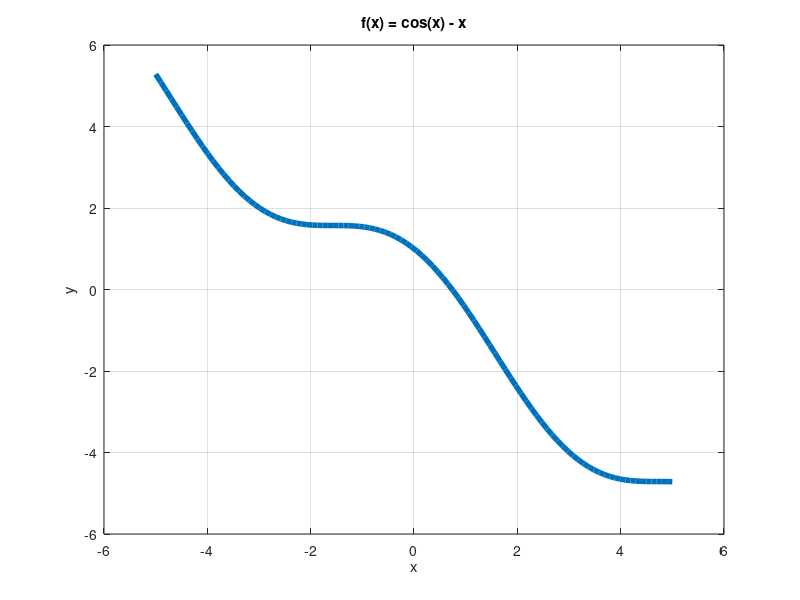

MATLAB code to generate this figure: (Note: this script raises an error after producing the figure.)
% Modeling and Simulation of Aerospace Systems (2021/2022)
% Assignment # 1
% Author: David Reina

%% Ex 1
clearvars; close all; clc;

f = @(x) cos(x) - x;            % Given function
a = 0; b = pi;                  % a, b parameters guessed
check = f(a)*f(b); disp(check); % Check if f(a)*f(b)<0

figure()                        % Function plot
xx = linspace(-5,5,1e2);
plot(xx,f(xx),"LineWidth",4);
title("f(x) = cos(x) - x");
xlabel("x"); ylabel("y");  
grid on

N = 1e5;            % Number of repetitions to obtain an average time value
t = zeros(N,3);     % Average computational time vector             
tol = 1e-8;         % Tolerance set (8-digit accuracy)

% Bisection Method
for i = 1:N
    tic
    [x_BM,f_eval_BM,iter_BM] = BisecMethod(f,a,b,tol);
    t(i,1) = toc;
end
t_BM = mean(t(:,1));

% Secant Method
for i = 1:N
    tic
    [x_SM,f_eval_SM,iter_SM] = SecantMethod(f,a,b,tol);
    t(i,2) = toc;
end
t_SM = mean(t(:,2));

% Regula Falsi Method
for i = 1:N
    tic
    [x_RFM,f_eval_RFM,iter_RFM] = RegFalMethod(f,a,b,tol);
    t(i,3) = toc;
end
t_RFM = mean(t(:,3));

RESULTS = {'Method:', 'Computational time:', 'Function evaluations:','Iterations:','Results:'; ...
           'Bisection Method',t_BM,f_eval_BM,iter_BM,x_BM(end); ...
           'Secant Method',t_SM,f_eval_SM,iter_SM,x_SM(end); ...
           'Regula Falsi Method',t_RFM,f_eval_RFM,iter_RFM,x_RFM(end)};
disp(RESULTS);

%% Ex 2
clearvars; close all; clc;
f = @(xx) [xx(1)^2 - xx(1) - xx(2); (xx(1)^2)/16 + xx(2)^2 - 1];

invJ_an = @(xx) inv([2*xx(1) - 1, -1; 1/8 * xx(1), 2*xx(2)]);
%epsilon = 1;

epsilon = @(xx) max(sqrt(eps), sqrt(eps)*abs(xx));

invJ_fd = @(xx) inv([(f(xx+[epsilon(xx(1)); 0])-f(xx))/epsilon(xx(1)), (f(xx+[0; epsilon(xx(2))])-f(xx))/epsilon(xx(2))]);
invJ_cd = @(xx) inv([(f(xx+[epsilon(xx(1)); 0])-f(xx-[epsilon(xx(1)); 0]))/2/epsilon(xx(1)), (f(xx+[0; epsilon(xx(2))])-f(xx-[0; epsilon(xx(2))]))/2/epsilon(xx(2))]);

N = 5;
err_an = zeros(2,N,2); err_fd = err_an; err_cd = err_an;
X0 = [[-5;5],[5;5]];

for j = 1:2
    x0 = X0(:,j);
    for i = 1:1e4
        % Analytical
        tic
        [~,F_an] = Newton(f,invJ_an,x0,N);
        t(i,1) = toc;

        % Central differences
        tic
        [~,F_cd] = Newton(f,invJ_cd,x0,N);
        t(i,2) = toc;
    
        % Forward differences
        tic
        [~,F_fd] = Newton(f,invJ_fd,x0,N);
        t(i,3) = toc;
    end

    t_an = mean(t(:,1));
    t_cd = mean(t(:,2));
    t_fd = mean(t(:,3));
    err_an(:,:,j) = abs(F_an); err_fd(:,:,j) = abs(F_fd); err_cd(:,:,j) = abs(F_cd);
    RESULTS = {'Method:','Error1:','Error2:','Computational time:'; ...
        'Analytical',         err_an(1,end,j),err_an(2,end,j),t_an; ...
        'Forward Differences',err_fd(1,end,j),err_fd(2,end,j),t_fd; ...
        'Central Differences',err_cd(1,end,j),err_cd(2,end,j),t_cd};
    disp(RESULTS);
end

figure()
subplot(2,2,1)
semilogy(1:N,err_an(1,:,1),'-o', 1:N,err_fd(1,:,1),'-o', 1:N,err_cd(1,:,1),'-o')
title('x_{1,A}'); xlabel('n_{iter}'); ylabel('error');
grid on
legend('Analytical solution','Forward differences','Central differences',Location='southwest')
subplot(2,2,2)
semilogy(1:N,err_an(2,:,1),'-o', 1:N,err_fd(2,:,1),'-o', 1:N,err_cd(2,:,1),'-o')
title('x_{2,A}'); xlabel('n_{iter}'); ylabel('error'); 
grid on
legend('Analytical solution','Forward differences','Central differences',Location='southwest')
subplot(2,2,3)
semilogy(1:N,err_an(1,:,2),'-o', 1:N,err_fd(1,:,2),'-o', 1:N,err_cd(1,:,2),'-o')
title('x_{1,B}'); xlabel('n_{iter}'); ylabel('error');
grid on
legend('Analytical solution','Forward differences','Central differences',Location='southwest')
subplot(2,2,4)
semilogy(1:N,err_an(2,:,2),'-o', 1:N,err_fd(2,:,2),'-o', 1:N,err_cd(2,:,2),'-o')
title('x_{2,B}'); xlabel('n_{iter}'); ylabel('error');
grid on
legend('Analytical solution','Forward differences','Central differences',Location='southwest')

[~,kA_1] = min([err_an(1,end,1),err_fd(1,end,1),err_cd(1,end,1)]);
[~,kA_2] = min([err_an(2,end,1),err_fd(2,end,1),err_cd(2,end,1)]);
[~,kB_1] = min([err_an(1,end,2),err_fd(1,end,2),err_cd(1,end,2)]);
[~,kB_2] = min([err_an(2,end,2),err_fd(2,end,2),err_cd(2,end,2)]);

%% Ex 3
clearvars; close all; clc;
odefun = @(t,x) x - t^2 + 1; 
x_an = @(tt) tt.^2 + 2*tt + 1 - 0.5*exp(tt);
x0 = 0.5;
H = [0.5, 0.2, 0.05, 0.01];

tspan = {0,0,0,0}; x_RK2 = tspan; x_RK4 = tspan;
t_cpu = zeros(2,4); error = t_cpu;
N = 1e5;            % Number of repetitions to obtain an average time value
for i = 1:4
    tspan{i} = 0:H(i):2;
    for j = 1:N
        tic
        [~,x_RK2{i}] = RK2(odefun,tspan{i},x0,H(i));
        t(j,1) = toc;
    end
    t_cpu(1,i) = mean(t(:,1));
    error(1,i) = abs(x_an(2)-x_RK2{i}(end));
    for j = 1:N
        tic
        [~,x_RK4{i}] = RK4(odefun,tspan{i},x0,H(i));
        t(j,1) = toc;
    end
    t_cpu(2,i) = mean(t(:,1));
    error(2,i) = abs(x_an(2)-x_RK4{i}(end));
end

figure()
subplot(2,1,1)
plot(linspace(0,2,1e3),x_an(linspace(0,2,1e3)),'--b','LineWidth',2)
hold on
plot(tspan{1},x_RK2{1}, tspan{2},x_RK2{2}, tspan{3},x_RK2{3}, tspan{4},x_RK2{4})
grid on
legend("Analytic","RK2_{h_1}","RK2_{h_2}","RK2_{h_3}","RK2_{h_4}")
title('Analytical and RK2 solutions'); xlabel('t [s]'); ylabel('x(t)');

subplot(2,1,2)
plot(linspace(0,2,1e3),x_an(linspace(0,2,1e3)),'--b','LineWidth',2)
hold on
plot(tspan{1},x_RK4{1}, tspan{2},x_RK4{2}, tspan{3},x_RK4{3}, tspan{4},x_RK4{4})
grid on
legend("Analytic","RK4_{h_1}","RK4_{h_2}","RK4_{h_3}","RK4_{h_4}")
title('Analytical and RK4 solutions'); xlabel('t [s]'); ylabel('x(t)');

figure()
loglog(t_cpu(1,:),error(1,:),'-ro');
hold on
loglog(t_cpu(2,:),error(2,:),'-bo');
grid on;
title("CPU time vs integration error");
xlabel("t_{CPU} [s]"); ylabel("\epsilon");
legend("RK2","RK4");

%% Ex 4
clearvars; close all; clc;
A = @(aa) [0 1; -1 2*cos(aa)];
alpha = linspace(0,2*pi,1e3);
h_RK2 = zeros(length(alpha),1);
h_RK4 = h_RK2;
lambda_A = zeros(length(alpha),2);
x0_2 = 1.2;
x0_4 = 5;

F_RK2 = @(hh,aa) eye(2) + hh*(A(aa)+0.5*hh*A(aa)^2);
F_RK4 = @(hh,aa) eye(2) + hh/6 * (6*A(aa) + 3*hh*A(aa)^2 + hh^2*A(aa)^3 + hh^3/4*A(aa)^4);

options = optimset('Display','none');
h_RK2_pi = fzero(@(hh) (max(abs(eig(F_RK2(hh,pi)))) - 1),2,options); 
h_RK4_pi = fzero(@(hh) (max(abs(eig(F_RK4(hh,pi)))) - 1),2,options);
disp(h_RK2_pi); disp(h_RK4_pi);

for i = 1:length(alpha)
    h_RK2(i) = abs(fzero(@(hh) (max(abs(eig(F_RK2(hh,alpha(i))))) - 1),x0_2,options));
    h_RK4(i) = abs(fzero(@(hh) (max(abs(eig(F_RK4(hh,alpha(i))))) - 1),x0_4,options));
    lambda_A(i,:) = eig(A(alpha(i)))';
end

figure()
plot(real(h_RK2.*lambda_A),imag(h_RK2.*lambda_A),'b-')
hold on
plot(real(h_RK4.*lambda_A),imag(h_RK4.*lambda_A),'r-')
title("Stability region")
grid on
axis equal

% Ex. 3 data
H = [0.5, 0.2, 0.05, 0.01];
lambda_3 = 1;

hold on
plot(real(lambda_3.*H),imag(lambda_3.*H),'o')
legend('RK2','','RK4')

save('h_RK4'); save('lambda_A');
%% Ex 5
clearvars; close all; clc;
A = @(aa) [0 1; -1 2*cos(aa)];

x0 = [1,1]';
alpha = [0:pi/50:2*pi];
tol = [1e-3, 1e-4, 1e-5, 1e-6];

x_an = @(t,aa) expm(A(aa)*t)*x0;
x_an_end = zeros(2,length(alpha));
for j = 1:4
    for i = 1:length(alpha)
        x_an_end(:,i) = x_an(1,alpha(i))';
        lambda_A(i,:) = eig(A(alpha(i)))';
    end
end

h = zeros(length(alpha),4);
h_RK1 = h; h_RK2 = h; h_RK4 = h; 

options = optimset('Display','none');

% RK1
x_RK1_end = zeros(2,length(alpha));
F_RK1 = @(hh,aa) eye(2)+hh*A(aa);
tic
for j = 1:4
    for i = 1:length(alpha)
        h_RK1(i,j) = fzero(@(hh) norm(x_an_end(:,i)-(F_RK1(hh,alpha(i)))^(1/hh)*x0,"inf") - tol(j),5*tol(j),options);
    end
end
%h_RK1 = 1./round(1./h_RK1);
t_RK1 = toc;

figure()
plot(real(h_RK1(:,1).*lambda_A),imag(h_RK1(:,1).*lambda_A),'m',"LineWidth",1)
hold on
plot(real(h_RK1(:,2).*lambda_A),imag(h_RK1(:,2).*lambda_A),'r',"LineWidth",1)
hold on
plot(real(h_RK1(:,3).*lambda_A),imag(h_RK1(:,3).*lambda_A),'g',"LineWidth",1)
hold on
plot(real(h_RK1(:,4).*lambda_A),imag(h_RK1(:,4).*lambda_A),'b',"LineWidth",2)
hold on
title("RK1"); xlabel("Re \{h\lambda\}"); ylabel("Im \{h\lambda\}");
legend('tol = 1e-3','','tol = 1e-4','','tol = 1e-5','','tol = 1e-6','')
grid on
axis equal

fprintf("RK1 done\n")

% RK2

F_RK2 = @(hh,aa) eye(2) + hh*(A(aa)+0.5*hh*A(aa)^2);
x_RK2_end = zeros(2,length(alpha));
tic
for j = 1:4
    for i = 1:length(alpha)
        h_RK2(i,j) = fzero(@(hh) norm(x_an_end(:,i)-(F_RK2(hh,alpha(i)))^(1/hh)*x0,"inf") - tol(j),0.015,options);
    end
end
t_RK2 = toc;

figure()
plot(real(h_RK2(:,1).*lambda_A),imag(h_RK2(:,1).*lambda_A),'m',"LineWidth",1)
hold on
plot(real(h_RK2(:,2).*lambda_A),imag(h_RK2(:,2).*lambda_A),'r',"LineWidth",1)
hold on
plot(real(h_RK2(:,3).*lambda_A),imag(h_RK2(:,3).*lambda_A),'g',"LineWidth",1)
hold on
plot(real(h_RK2(:,4).*lambda_A),imag(h_RK2(:,4).*lambda_A),'b',"LineWidth",1)
hold on
title("RK2"); xlabel("Re \{h\lambda\}"); ylabel("Im \{h\lambda\}");
legend('tol = 1e-3','','tol = 1e-4','','tol = 1e-5','','tol = 1e-6','')
grid on
axis equal

fprintf("RK2 done\n")

% RK4
F_RK4 = @(hh,aa) eye(2) + hh/6 * (6*A(aa) + 3*hh*A(aa)^2 + hh^2*A(aa)^3 + hh^3/4*A(aa)^4);
x_RK4_end = zeros(2,length(alpha));
tic
for j = 1:4
    for i = 1:length(alpha)
        h_RK4(i,j) = fzero(@(hh) norm(x_an_end(:,i)-(F_RK4(hh,alpha(i)))^(1/hh)*x0,"inf") - tol(j),0.5,options);
    end
end
t_RK4 = toc;

figure()
plot(real(h_RK4(:,1).*lambda_A),imag(h_RK4(:,1).*lambda_A),'m',"LineWidth",1)
hold on
plot(real(h_RK4(:,2).*lambda_A),imag(h_RK4(:,2).*lambda_A),'r',"LineWidth",1)
hold on
plot(real(h_RK4(:,3).*lambda_A),imag(h_RK4(:,3).*lambda_A),'g',"LineWidth",1)
hold on
plot(real(h_RK4(:,4).*lambda_A),imag(h_RK4(:,4).*lambda_A),'b',"LineWidth",1)
hold on
title("RK4"); xlabel("Re \{h\lambda\}"); ylabel("Im \{h\lambda\}");
legend('tol = 1e-3','','tol = 1e-4','','tol = 1e-5','','tol = 1e-6','')
grid on
axis equal

fprintf("RK4 done\n")

% func evaluation vs tol (alpha = pi -> alpha(51))
f_eval_RK1 = zeros(1,4); f_eval_RK2 = zeros(1,4); f_eval_RK4 = zeros(1,4); 
h_RK1_pi = h_RK1(51,:);
h_RK2_pi = h_RK2(51,:);
h_RK4_pi = h_RK4(51,:);

for i = 1:4
    f_eval_RK1(i) = 1/h_RK1_pi(i);
    f_eval_RK2(i) = 2/h_RK2_pi(i);
    f_eval_RK4(i) = 4/h_RK4_pi(i);
end


figure()
loglog(tol,f_eval_RK1(end,:),'-bo',"LineWidth",1);
hold on
loglog(tol,f_eval_RK2(end,:),'-ro',"LineWidth",1);
hold on
loglog(tol,f_eval_RK4(end,:),'-go',"LineWidth",1);
grid on
title('Function evaluation  vs  tol')
legend('RK1','RK2','RK4')

fprintf('Elapsed time is %f seconds.',t_RK1+t_RK2+t_RK4)

%% Ex 6
clearvars; close all; clc;
theta = [0.1 0.3 0.4 0.7 0.9];
A = @(aa) [0 1; -1 2*cos(aa)];
alpha = linspace(0,2*pi,1e3);
h_BI2 = zeros(length(alpha),1);
lambda_A = zeros(length(alpha),2);
x0_2 = 6;

F_RK2 = @(hh,aa) eye(2) + hh*(A(aa)+0.5*hh*A(aa)^2);
B_RK2 = @(hh,aa) eye(2) - hh*(A(aa)-0.5*hh*A(aa)^2);
B_BI2th = @(hh,aa,th) (B_RK2((1-th)*hh,aa))^(-1)*F_RK2((th*hh),aa);

tic
options = optimset('Display','none');
for j = 1:5
    for i = 1:length(alpha)
        h_BI2(i,j) = abs(fzero(@(hh) (max(abs(eig(B_BI2th(hh,alpha(i),theta(j))))) - 1),x0_2,options));
        lambda_A(i,:) = eig(A(alpha(i)))';
    end
end
t_BI2 = toc;

disp(t_BI2); 

figure()
plot(real(h_BI2(:,1).*lambda_A),imag(h_BI2(:,1).*lambda_A),'b')
hold on
plot(real(h_BI2(:,2).*lambda_A),imag(h_BI2(:,2).*lambda_A),'r')
hold on
plot(real(h_BI2(:,3).*lambda_A),imag(h_BI2(:,3).*lambda_A),'g')
hold on
plot(real(h_BI2(:,4).*lambda_A),imag(h_BI2(:,4).*lambda_A),'m')
hold on
plot(real(h_BI2(:,5).*lambda_A),imag(h_BI2(:,5).*lambda_A),'k')
grid on
axis equal
title('Stability region (BI2)')
legend('\theta = 0.1','', '\theta = 0.3','', '\theta = 0.4','', '\theta = 0.7','', '\theta = 0.9','')

% BI4
%
% h_BI4 = zeros(length(alpha),1);
% x0_4 = 14;
% F_RK4 = @(hh,aa) eye(2) + hh/6 * (6*A(aa) + 3*hh*A(aa)^2 + hh^2*A(aa)^3 + hh^3/4*A(aa)^4);
% B_RK4 = @(hh,aa) eye(2) - hh/6 * (6*A(aa) - 3*hh*A(aa)^2 + hh^2*A(aa)^3 - hh^3/4*A(aa)^4);
% B_BI4th = @(hh,aa,th) (B_RK4((1-th)*hh,aa))^(-1)*F_RK4(th*hh,aa);
% tic
% for j = 1:5
%     for i = 1:length(alpha)
%         h_BI4(i,j) = fzero(@(hh) (max(abs(eig(B_BI4th(hh,alpha(i),theta(j))))) - 1),x0_4,options);
%         lambda(i,:) = eig(A(alpha(i)))';
%         if h_BI4(i,j) < 0
%             h_BI4(i,j) = NaN;
%         end
%     end
% end
% t_BI4 = toc;
% figure()
% plot(real(h_BI4(:,1).*lambda),imag(h_BI4(:,1).*lambda),'b')
% hold on
% plot(real(h_BI4(:,2).*lambda),imag(h_BI4(:,2).*lambda),'r')
% hold on
% plot(real(h_BI4(:,3).*lambda),imag(h_BI4(:,3).*lambda),'g')
% hold on
% plot(real(h_BI4(:,4).*lambda),imag(h_BI4(:,4).*lambda),'m')
% hold on
% plot(real(h_BI4(:,5).*lambda),imag(h_BI4(:,5).*lambda),'k')
% grid on
% axis equal
% title('Stability region (BI4)')
% legend('\theta = 0.1','', '\theta = 0.3','', '\theta = 0.4','', '\theta = 0.7','', '\theta = 0.9','')
%disp(t_BI4);

save('h_BI2');
%% Ex 7
clearvars; close all; clc;
% NB B is a STIFF MATRIX
B = [-180.5, 219.5; 179.5, -220.5];
x0 = [1,1]';
h = 0.1; tspan = 0:h:5;
theta = 0.1;

% analytic solution
x_an = zeros(length(tspan),2)';
an_fun = @(t) expm(B*t)*x0;
odefun = @(t,x) B*x;
for i = 1:length(tspan)
    x_an(:,i) = an_fun(tspan(i));
end

% numerical integration
[~,x_RK4] = RK4(odefun,tspan,x0,h);
[~,x_BI2] = BI2(B,tspan,x0,h,theta);

% error
errorRK4 = abs(x_an - x_RK4);
errorBI2 = abs(x_an - x_BI2);

% h-lambda plane
lambda = eig(B);
load('lambda_A'); load('h_BI2'); save('h_RK4');

figure()
plot(tspan,errorBI2(1,:), tspan,errorBI2(2,:))
grid on


figure()
plot(real(h_RK4.*lambda_A),imag(h_RK4.*lambda_A),'r-')
hold on;
plot(real(h_BI2(:,1).*lambda_A),imag(h_BI2(:,1).*lambda_A),'b')
hold on
plot(real(lambda.*h),imag(lambda.*h),'o')
grid on; axis equal;
legend('RK4','','BI4','')

figure()
subplot(2,1,1)
plot(tspan,x_an(1,:), tspan,x_BI2(1,:))
grid on
axis equal
legend('Analytical', 'BI2')
subplot(2,1,2)
plot(tspan,x_an(2,:), tspan,x_BI2(2,:))
grid on
axis equal
legend('Analytical', 'BI2')

figure()
subplot(2,1,1)
plot(tspan,x_an(1,:), tspan,x_RK4(1,:))
xlim([0 5]); ylim([-2 2]);
grid on; axis equal;
legend('Analytical', 'RK4')

subplot(2,1,2)
plot(tspan,x_an(2,:), tspan,x_RK4(2,:))
xlim([0 5]); ylim([-2 2]);
grid on; axis equal;
legend('Analytical', 'RK4')

%% Functions
function [x,f_eval,iter] = BisecMethod(fun,a,b,tol)
funA = fun(a); funB = fun(b);
f_eval = 2; x = [];
iter = 0;
while abs(b-a) > tol && funA*funB < 0
    x0 = (a+b)/2;
    x = [x; x0];
    fun0 = fun(x0);   
    f_eval = f_eval +1;

    if funA*fun0 < 0
        b = x0;
        funB = fun0;
    else
        a = x0;
        funA = fun0;
    end
    iter = iter +1;
end
end

function [x,f_eval,iter] = SecantMethod(fun,a,b,tol)
x = [a;b]; f_eval = 0;
iter = 0;
while abs(b-a) > tol
    funA = fun(a); funB = fun(b);
    f_eval = f_eval +2;
    c = (a*funB - b*funA)/(funB-funA);
    a = b; b = c;
    x = [x;c];
    iter = iter+1;
end

end

function [x,f_eval,iter] = RegFalMethod(fun,a,b,tol)
funA = fun(a); funB = fun(b);
x = [a; b]; f_eval = 2;
iter = 0;
while abs(x(end)-x(end-1)) > tol && funA*funB < 0
    c = (a*funB - b*funA)/(funB-funA);
    funC = fun(c);
    f_eval = f_eval +1;
    
    if funA*funC < 0
        b = c;
        funB = funC;
    else
        a = c;
        funA = funC;
    end
    x = [x;c];
    iter = iter+1;
end
end

function [x,F] = Newton(f,invJ,x0,N)
x = [x0, zeros(2,N-1)];
F = x; F(:,1) = f(x0);

for i = 1:N-1    
        x(:,i+1) = x(:,i) - invJ(x(:,i)) * f(x(:,i));
        F(:,i+1) = f(x(:, i+1));
end
end

function [tspan,x,f_eval] = RK1(odefun,tspan,x0,h)
x = zeros(length(x0),length(tspan));
x(:,1) = x0'; 
f_eval = 0;
for i = 1:length(tspan)-1
    k1 = odefun(tspan(i),x(:,i));
    x(:,i+1) = x(:,i) + h/2 * k1;
    f_eval = f_eval+1;
end
end

function [tspan,x,f_eval] = RK2(odefun,tspan,x0,h)
% a = [1; 1];
% b = [1, 0; 1/2, 1/2];
x = zeros(length(x0),length(tspan));
x(:,1) = x0';
f_eval = 0;
for i = 1:length(tspan)-1
    k1 = odefun(tspan(i),x(:,i));
    k2 = odefun(tspan(i)+h,x(:,i)+h*k1);
    x(:,i+1) = x(:,i) + h/2 * (k1 + k2);
    f_eval = f_eval+2;
end
end

function [tspan,x,f_eval] = RK4(odefun,tspan,x0,h)
% a = [0.5; 0.5; 1; 1];
% b = [0.5, 0, 0, 0; 0, 0.5, 0, 0; 0, 0, 1, 0; 1/6, 1/3, 1/3, 1/6];
x = zeros(length(x0),length(tspan));
x(:,1) = x0';
f_eval = 0;
for i = 1:length(tspan)-1
    k1 = odefun(tspan(i),x(:,i));
    k2 = odefun(tspan(i)+h/2,x(:,i)+h/2*k1);
    k3 = odefun(tspan(i)+h/2,x(:,i)+h/2*k2);
    k4 = odefun(tspan(i)+h,  x(:,i)+h*k3);
    x(:,i+1) = x(:,i) + h/6 * (k1 + 2*k2 + 2*k3 + k4);
    f_eval = f_eval+4;
end
end

function [tspan,x] = BI2(A,tspan,x0,h,th)

F_RK2 = @(hh) eye(2) + hh*(A+0.5*hh*A^2);
B_RK2 = @(hh) eye(2) - hh*(A-0.5*hh*A^2);
B_BI2th = @(hh,th) (B_RK2((1-th)*hh))^(-1)*F_RK2((th*hh));

x = zeros(length(x0),length(tspan));
x(:,1) = x0';

for i = 1:length(tspan)-1
    x(:,i+1) = B_BI2th(h,th)*x(:,i);
end
end